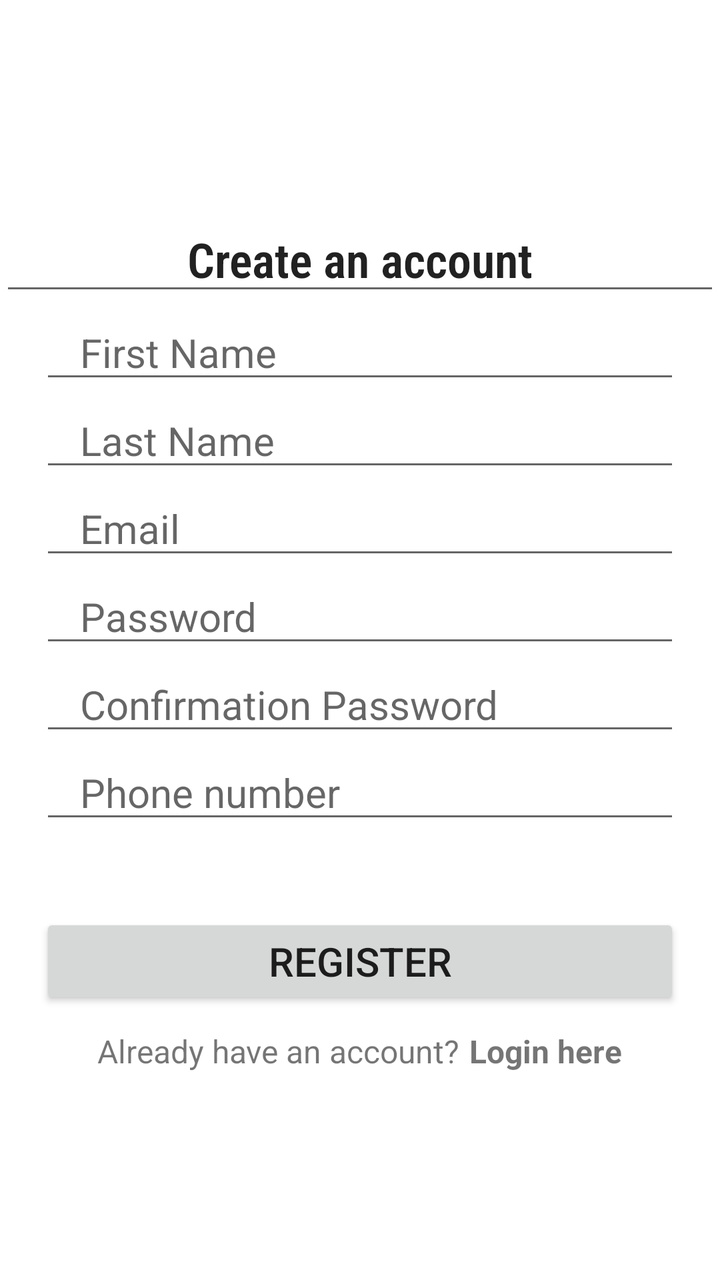
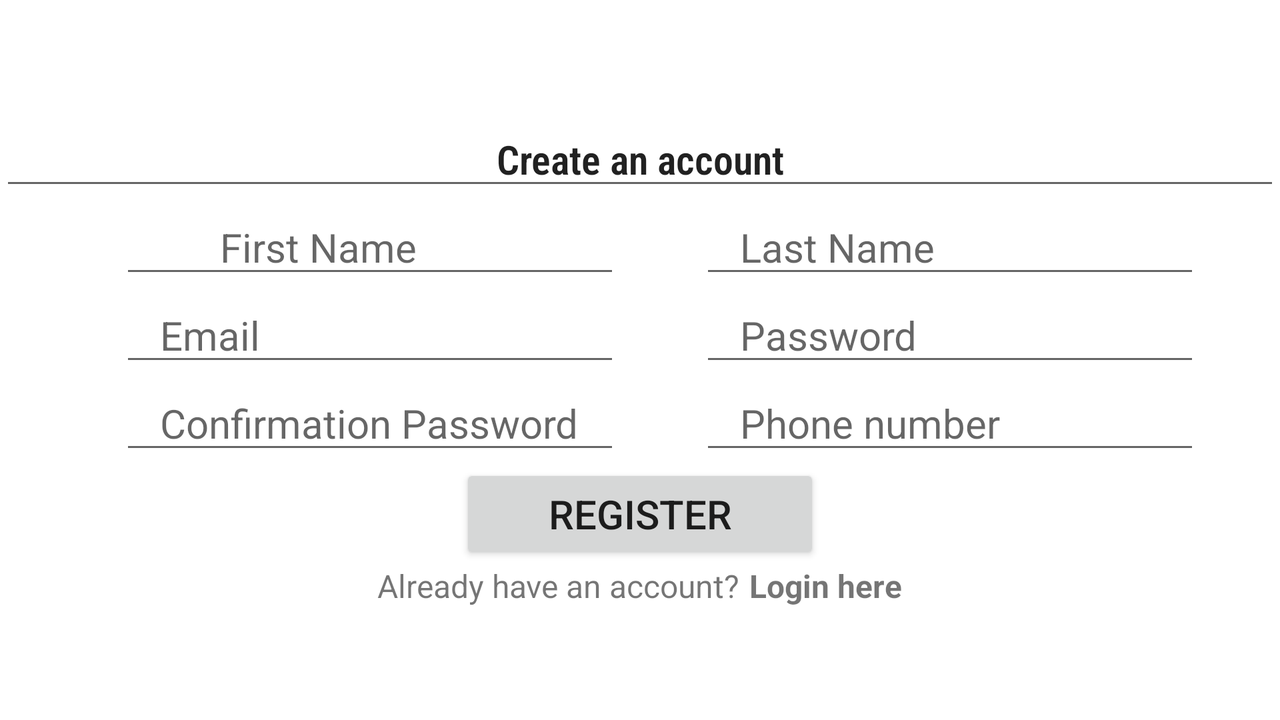

Compare how this app lays out the same screen by default and in its alternative resource folder. The renders come first, then the two layout files and the values they reference.
<!-- AndroidManifest.xml: application theme Theme.BookLover -->
<!-- res/layout/activity_register.xml -->
<?xml version="1.0" encoding="utf-8"?>
<LinearLayout xmlns:android="http://schemas.android.com/apk/res/android"
    xmlns:app="http://schemas.android.com/apk/res-auto"
    xmlns:tools="http://schemas.android.com/tools"
    android:layout_width="match_parent"
    android:layout_height="match_parent"
    android:orientation="vertical"
    android:gravity="center"
    tools:context=".Register">

    <EditText
        android:layout_width="match_parent"
        android:layout_height="wrap_content"
        android:textStyle="bold"
        android:fontFamily="sans-serif-condensed-light"
        android:gravity="center"
        android:textSize="24sp"
        android:layout_marginTop="0dp"
        android:text="@string/create_an_account"/>

    <EditText
        android:layout_width="match_parent"
        android:layout_height="wrap_content"
        android:inputType="textPersonName"
        android:id="@+id/firstName"
        android:hint="@string/first_name"
        android:maxLines="1"
        android:layout_marginStart="20dp"
        android:layout_marginEnd="20dp"
        android:paddingStart="20dp"
        android:textSize="20sp"
        android:paddingEnd="0dp"/>

    <EditText
        android:layout_width="match_parent"
        android:layout_height="wrap_content"
        android:inputType="textPersonName"
        android:id="@+id/lastName"
        android:hint="@string/last_name"
        android:maxLines="1"
        android:layout_marginStart="20dp"
        android:layout_marginEnd="20dp"
        android:paddingStart="20dp"
        android:textSize="20sp"
        android:paddingEnd="0dp"/>

    <EditText
        android:layout_width="match_parent"
        android:layout_height="wrap_content"
        android:inputType="textEmailAddress"
        android:id="@+id/email"
        android:hint="@string/email"
        android:maxLines="1"
        android:layout_marginStart="20dp"
        android:layout_marginEnd="20dp"
        android:paddingStart="20dp"
        android:textSize="20sp"
        android:paddingEnd="0dp"/>

    <EditText
        android:layout_width="match_parent"
        android:layout_height="wrap_content"
        android:inputType="textPassword"
        android:id="@+id/password"
        android:hint="@string/password"
        android:maxLines="1"
        android:layout_marginStart="20dp"
        android:layout_marginEnd="20dp"
        android:paddingStart="20dp"
        android:textSize="20sp"
        android:paddingEnd="0dp"/>

    <EditText
        android:layout_width="match_parent"
        android:layout_height="wrap_content"
        android:inputType="textPassword"
        android:id="@+id/conPassword"
        android:hint="@string/confirmation_password"
        android:maxLines="1"
        android:layout_marginStart="20dp"
        android:layout_marginEnd="20dp"
        android:paddingStart="20dp"
        android:textSize="20sp"
        android:paddingEnd="0dp"/>

    <EditText
        android:layout_width="match_parent"
        android:layout_height="wrap_content"
        android:inputType="phone"
        android:id="@+id/phone"
        android:hint="@string/phone_number"
        android:maxLines="1"
        android:layout_marginStart="20dp"
        android:layout_marginEnd="20dp"
        android:paddingStart="20dp"
        android:textSize="20sp"
        android:paddingEnd="0dp"/>

    <androidx.appcompat.widget.AppCompatButton
        android:id="@+id/registerBtn"
        android:layout_width="match_parent"
        android:layout_height="wrap_content"
        android:layout_marginStart="20dp"
        android:layout_marginEnd="20dp"
        android:text="@string/register"
        android:textSize="20sp"
        android:layout_marginTop="40dp"/>

    <LinearLayout
        android:layout_width="wrap_content"
        android:layout_height="wrap_content"
        android:orientation="horizontal"
        android:layout_gravity="center"
        android:layout_marginTop="10dp">
        <TextView
            android:layout_width="wrap_content"
            android:layout_height="wrap_content"
            android:textSize="16sp"
            android:text="@string/already_have_an_account"/>
        <TextView
            android:layout_marginStart="5dp"
            android:id="@+id/loginNowBtn"
            android:layout_width="wrap_content"
            android:layout_height="wrap_content"
            android:text="@string/login_here"
            android:textSize="16sp"
            android:textStyle="bold"/>
    </LinearLayout>

</LinearLayout>
<!-- resources referenced by this layout -->
<resources>
  <string name="already_have_an_account">Already have an account?</string>
  <string name="confirmation_password">Confirmation Password</string>
  <string name="create_an_account">Create an account</string>
  <string name="email">Email</string>
  <string name="first_name">First Name</string>
  <string name="last_name">Last Name</string>
  <string name="login_here">Login here</string>
  <string name="password">Password</string>
  <string name="phone_number">Phone number</string>
  <string name="register">Register</string>
  <style name="Theme.BookLover" parent="Theme.MaterialComponents.DayNight.DarkActionBar">
          
          <item name="colorPrimary">@color/purple_500</item>
          <item name="colorPrimaryVariant">@color/purple_700</item>
          <item name="colorOnPrimary">@color/white</item>
          
          <item name="colorSecondary">@color/teal_200</item>
          <item name="colorSecondaryVariant">@color/teal_700</item>
          <item name="colorOnSecondary">@color/black</item>
          
          <item name="android:statusBarColor">?attr/colorPrimaryVariant</item>
          
      </style>
  <color name="purple_500">#FF6200EE</color>
  <color name="purple_700">#FF3700B3</color>
  <color name="white">#FFFFFFFF</color>
  <color name="teal_200">#FF03DAC5</color>
  <color name="teal_700">#FF018786</color>
  <color name="black">#FF000000</color>
</resources>
<!-- res/layout-land/activity_register.xml (the repository's variant of the layout above) -->
<!-- drawn on the phone turned sideways -->
<?xml version="1.0" encoding="utf-8"?>
<LinearLayout xmlns:android="http://schemas.android.com/apk/res/android"
    xmlns:app="http://schemas.android.com/apk/res-auto"
    xmlns:tools="http://schemas.android.com/tools"
    android:layout_width="match_parent"
    android:layout_height="match_parent"
    android:orientation="vertical"
    android:gravity="center"
    tools:context=".Register">

    <EditText
        android:layout_width="match_parent"
        android:layout_height="wrap_content"
        android:textStyle="bold"
        android:fontFamily="sans-serif-condensed-light"
        android:gravity="center"
        android:textSize="20sp"
        android:layout_marginTop="0dp"
        android:text="@string/create_an_account"/>

    <LinearLayout
        android:layout_width="match_parent"
        android:layout_height="wrap_content"
        android:orientation="horizontal">

        <EditText
            android:layout_width="250dp"
            android:layout_height="wrap_content"
            android:inputType="textPersonName"
            android:id="@+id/firstName"
            android:hint="@string/first_name"
            android:maxLines="1"
            android:layout_marginStart="60dp"
            android:layout_marginEnd="20dp"
            android:paddingStart="50dp"
            android:textSize="20sp"
            android:paddingEnd="0dp"/>

        <EditText
            android:layout_width="250dp"
            android:layout_height="wrap_content"
            android:inputType="textPersonName"
            android:id="@+id/lastName"
            android:hint="@string/last_name"
            android:maxLines="1"
            android:layout_marginStart="20dp"
            android:layout_marginEnd="20dp"
            android:paddingStart="20dp"
            android:textSize="20sp"
            android:paddingEnd="0dp"/>
    </LinearLayout>

    <LinearLayout
        android:layout_width="match_parent"
        android:layout_height="wrap_content"
        android:orientation="horizontal">

        <EditText
            android:layout_width="250dp"
            android:layout_height="wrap_content"
            android:inputType="textEmailAddress"
            android:id="@+id/email"
            android:hint="@string/email"
            android:maxLines="1"
            android:layout_marginStart="60dp"
            android:layout_marginEnd="20dp"
            android:paddingStart="20dp"
            android:textSize="20sp"
            android:paddingEnd="0dp"/>

        <EditText
            android:layout_width="250dp"
            android:layout_height="wrap_content"
            android:inputType="textPassword"
            android:id="@+id/password"
            android:hint="@string/password"
            android:maxLines="1"
            android:layout_marginStart="20dp"
            android:layout_marginEnd="20dp"
            android:paddingStart="20dp"
            android:textSize="20sp"
            android:paddingEnd="0dp"/>
    </LinearLayout>

    <LinearLayout
        android:layout_width="match_parent"
        android:layout_height="wrap_content"
        android:orientation="horizontal">

        <EditText
            android:layout_width="250dp"
            android:layout_height="wrap_content"
            android:inputType="textPassword"
            android:id="@+id/conPassword"
            android:hint="@string/confirmation_password"
            android:maxLines="1"
            android:layout_marginStart="60dp"
            android:layout_marginEnd="20dp"
            android:paddingStart="20dp"
            android:textSize="20sp"
            android:paddingEnd="0dp"/>

        <EditText
            android:layout_width="250dp"
            android:layout_height="wrap_content"
            android:inputType="phone"
            android:id="@+id/phone"
            android:hint="@string/phone_number"
            android:maxLines="1"
            android:layout_marginStart="20dp"
            android:layout_marginEnd="20dp"
            android:paddingStart="20dp"
            android:textSize="20sp"
            android:paddingEnd="0dp"/>
    </LinearLayout>

    <androidx.appcompat.widget.AppCompatButton
        android:id="@+id/registerBtn"
        android:layout_width="180dp"
        android:layout_height="50dp"
        android:layout_marginStart="20dp"
        android:layout_marginEnd="20dp"
        android:text="@string/register"
        android:textSize="20sp" />

    <LinearLayout
        android:layout_width="wrap_content"
        android:layout_height="wrap_content"
        android:orientation="horizontal"
        android:layout_gravity="center">
        <TextView
            android:layout_width="wrap_content"
            android:layout_height="wrap_content"
            android:textSize="16sp"
            android:text="@string/already_have_an_account"/>
        <TextView
            android:layout_marginStart="5dp"
            android:id="@+id/loginNowBtn"
            android:layout_width="wrap_content"
            android:layout_height="wrap_content"
            android:text="@string/login_here"
            android:textSize="16sp"
            android:textStyle="bold"/>
    </LinearLayout>

</LinearLayout>
